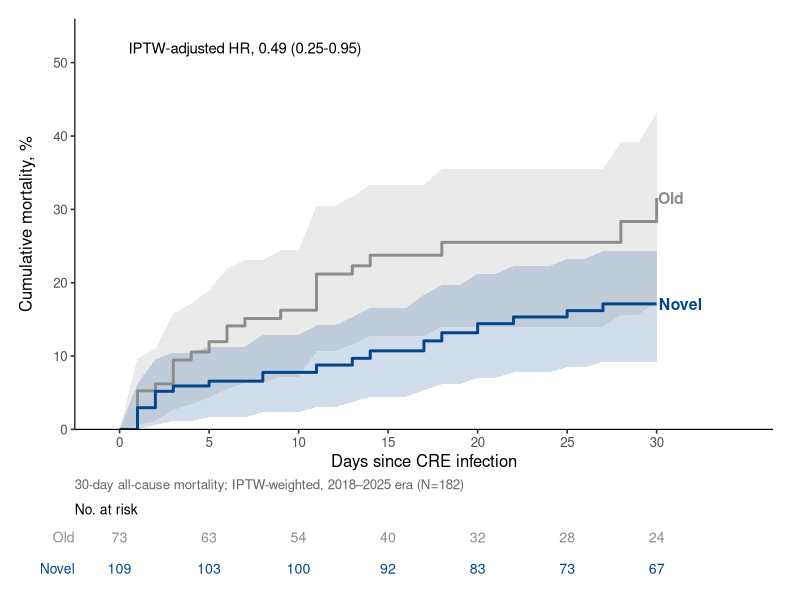
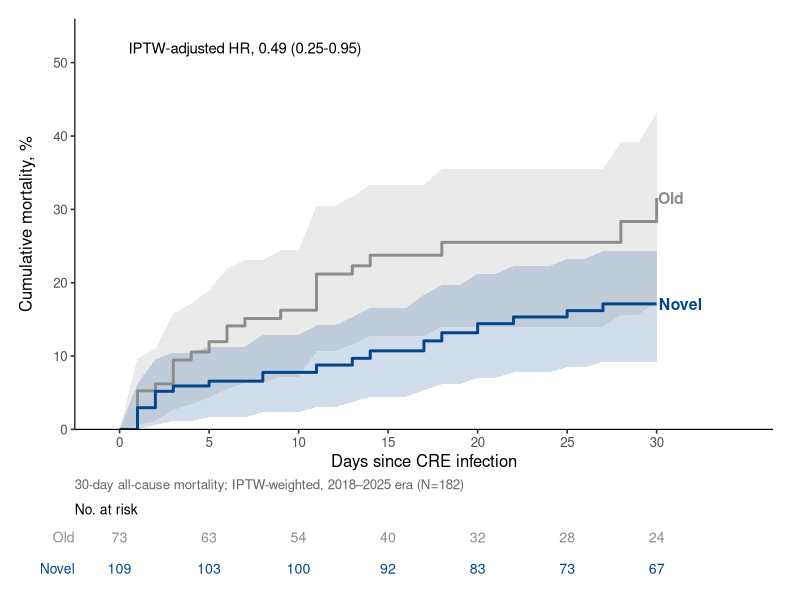
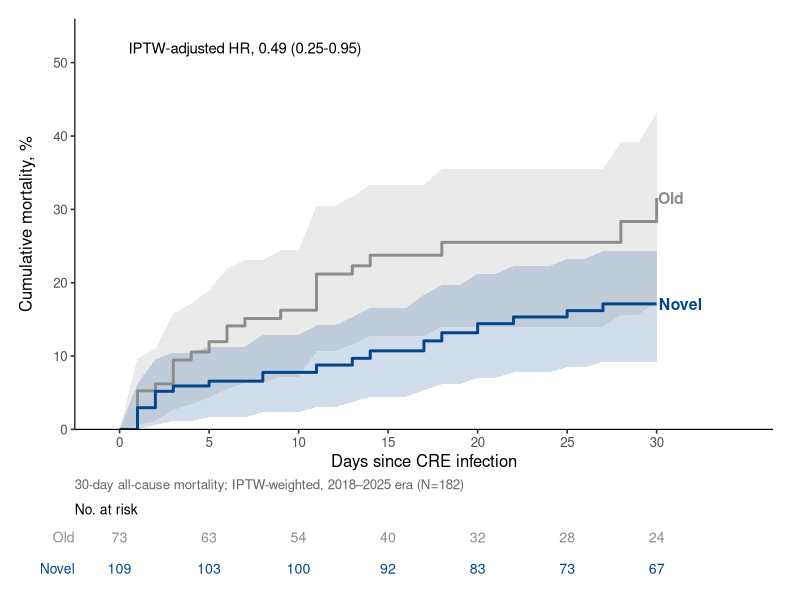
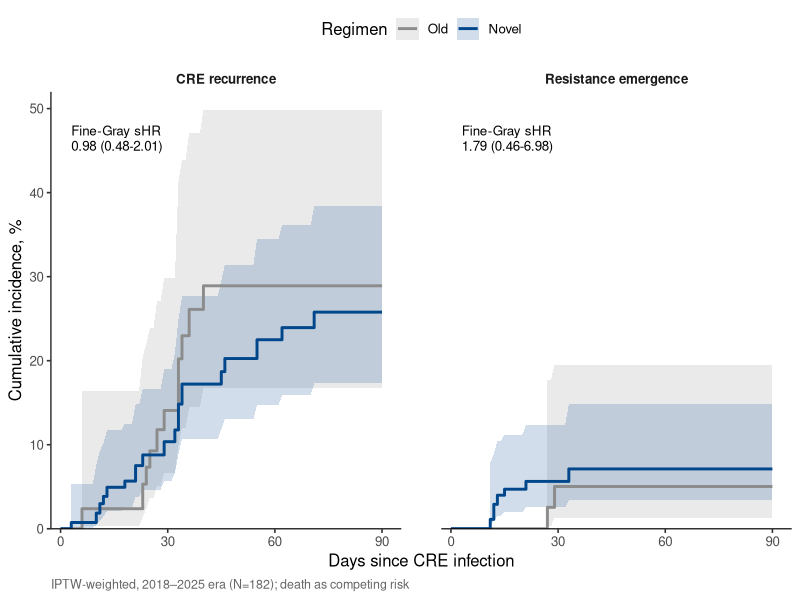
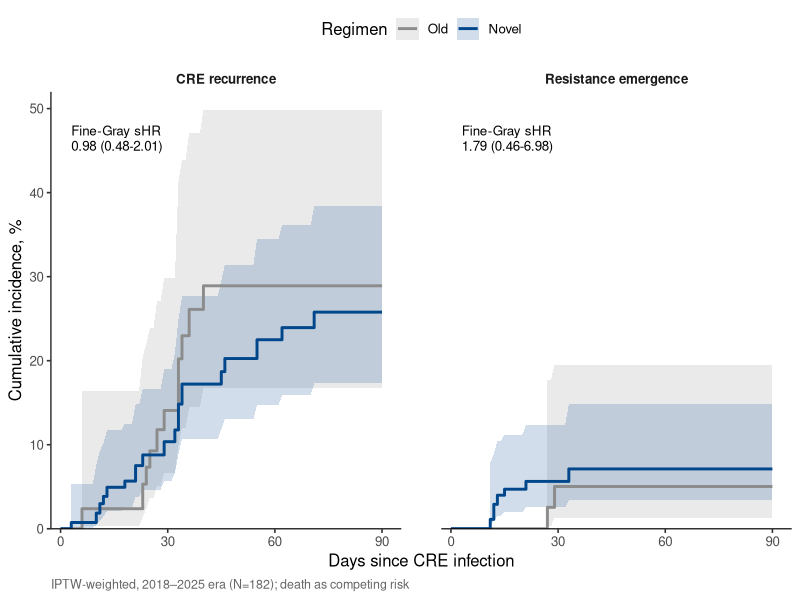
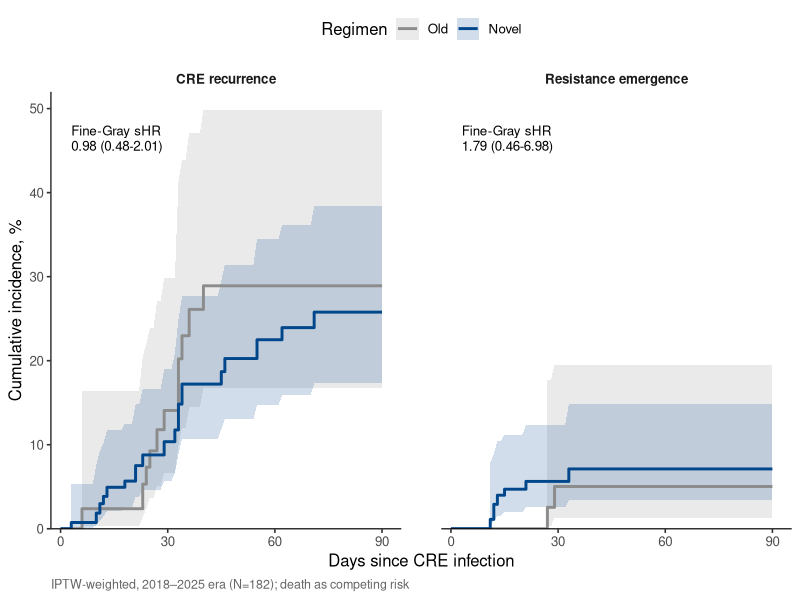
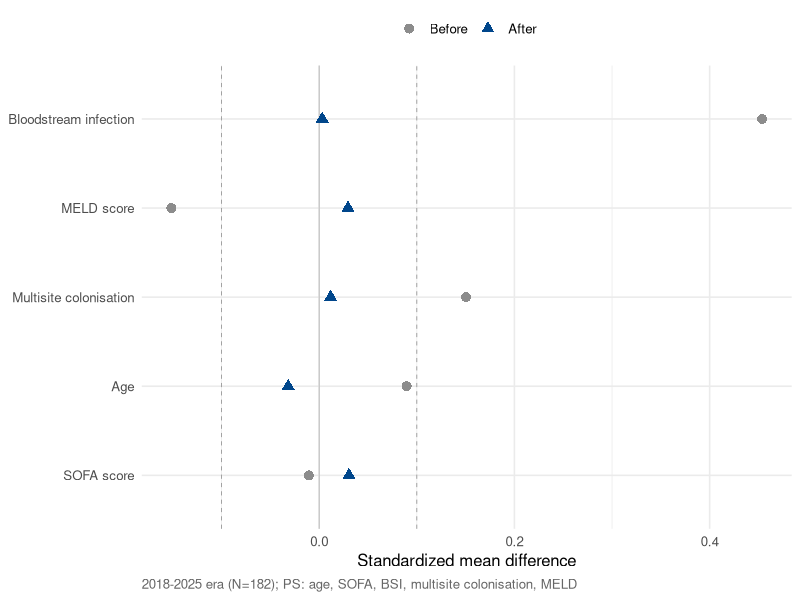
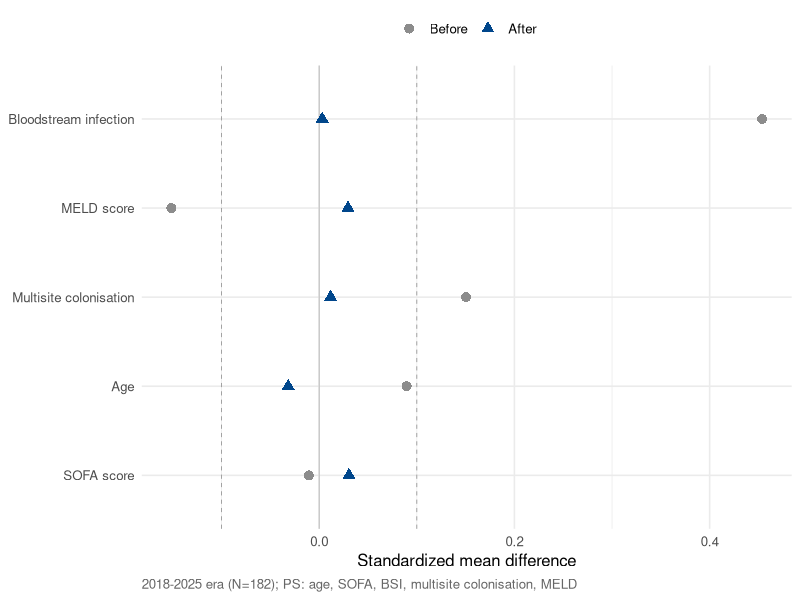

Write the R code that produced these figures, in order.
## CRECOOLT — Novel vs. older regimens for CRE infection in liver transplant recipients
## Consolidated, reproducible analysis (2018-2024 cohort). Run:  source("analysis.R")
## Data:    CRECOOLT_onlyinfections.sav (N=405); analyses restricted to the 2018-2025 era (N=182).
## Design:  PRIMARY  = 30-day all-cause mortality from CRE infection (IPTW-weighted Cox)
##          SECONDARY = 90-day CRE recurrence & resistance emergence (IPTW Fine-Gray, death competing)
##          PS covariates: age, SOFA, BSI, multisite colonization, MELD (stabilized ATE weights)
## Outputs: figure1_mortality_iptw.*, figure2_recurrence_resistance.*, figure_forest_30d.*,
##          loveplot_era.*  (each png/pdf/svg). See STATUS.md for narrative.

suppressPackageStartupMessages({ library(tidyverse); library(haven); library(survival); library(patchwork) })
jama  <- c(Old = "#8C8C8C", Novel = "#00468B")
save3 <- function(p, stem, w, h) for (e in c("png","pdf","svg"))
  ggsave(paste0(stem, ".", e), p, width = w, height = h, dpi = 300, bg = "white")
fmt <- function(m, term = "regimenNovel") { s <- summary(m)
  c <- s$conf.int[term, c("exp(coef)","lower .95","upper .95")]
  sprintf("%.2f (%.2f-%.2f), p=%.3f", c[1], c[2], c[3], s$coefficients[term, ncol(s$coefficients)]) }

## ---- 1. Build the 2018-2025 era analysis frame ----
new <- read_sav("CRECOOLT_onlyinfections.sav")
dat <- new |>
  filter(as.numeric(study_period) == 2) |>
  transmute(
    record_id,
    regimen = factor(if_else(as.numeric(new_drug) == 1, "Novel", "Old"), levels = c("Old","Novel")),
    novel = as.integer(as.numeric(new_drug) == 1),
    age = as.numeric(age), meld = as.numeric(meld_score), sofa = as.numeric(sofa),
    multisite = as.numeric(multisite_colonization), bsi = as.numeric(infection_source___1),
    kpc = as.numeric(mec_of_carbapenem_resi___1), combo = as.numeric(combination_treat),
    rec = as.numeric(cre_recurrence), res = as.numeric(resistance),
    t_rec = as.numeric(CREinf_to_relapse), t_res = as.numeric(CREinf_to_resistance),
    death = as.numeric(death), death30 = as.numeric(death_30d),
    inf = as.Date(cre_infection_date), dth = as.Date(death_date),
    dc = as.Date(discharge_date), cl = as.Date(clearence_date), en = as.Date(end_date)
  ) |>
  mutate(
    t_death = as.numeric(dth - inf),                       # date-derived competing/mortality time
    fu = pmax(as.numeric(dc-inf), as.numeric(cl-inf), as.numeric(en-inf), na.rm = TRUE),
    last_valid = if_else(is.finite(fu) & fu >= 0, fu, NA_real_)
  ) |>
  drop_na(age, sofa, bsi, multisite, meld)                 # complete cases on PS covariates

# time from infection to first regimen start (for immortal-time / delay sensitivity)
dat <- dat |>
  left_join(new |> transmute(record_id, t_treat = as.numeric(as.Date(start_date) - as.Date(cre_infection_date))),
            by = "record_id") |>
  mutate(t_treat0 = if_else(is.na(t_treat) | t_treat < 0, 0, t_treat))   # empiric/negative delays -> 0

## ---- 2. Propensity score & stabilized IPTW (ATE) ----
dat$ps <- predict(glm(novel ~ age + sofa + bsi + multisite + meld, binomial, dat), type = "response")
pT <- mean(dat$novel)
dat$iptw <- ifelse(dat$novel == 1, pT / dat$ps, (1 - pT) / (1 - dat$ps))

## ---- 3. Time/status builders ----
# 30-day mortality (primary)
dat <- dat |> mutate(
  mtime = case_when(death30 == 1 & !is.na(t_death) ~ pmin(t_death, 30), TRUE ~ pmin(coalesce(last_valid, 30), 30)),
  mtime = if_else(mtime <= 0, 0.5, mtime),
  mevent = if_else(death30 == 1 & (is.na(t_death) | t_death <= 30), 1L, 0L))
# competing-risks (time,status): 1=event, 2=death, 0=censored (secondary, 90-day)
make_cr <- function(d, flag, tvar) d |>
  mutate(status = case_when(.data[[flag]] == 1 ~ 1L, death == 1 ~ 2L, TRUE ~ 0L),
         time = case_when(.data[[flag]] == 1 ~ .data[[tvar]], death == 1 ~ t_death, TRUE ~ last_valid),
         time = if_else(time == 0, 0.5, time)) |>
  filter(!is.na(time), is.finite(time), time > 0)
d_rec <- make_cr(dat, "rec", "t_rec"); d_res <- make_cr(dat, "res", "t_res")

## ---- 4. Models ----
cox30 <- coxph(Surv(mtime, mevent) ~ regimen, dat, weights = iptw, robust = TRUE)   # primary
fg <- function(d, label) { d$ev <- factor(d$status, 0:2, c("censor", label, "death"))
  f <- finegray(Surv(time, ev) ~ ., data = d[,c("time","ev","regimen","iptw","record_id")], etype = label)
  coxph(Surv(fgstart, fgstop, fgstatus) ~ regimen + cluster(record_id), weights = f$fgwt*f$iptw, data = f, robust = TRUE) }
sh_rec <- fg(d_rec, "recurrence"); sh_res <- fg(d_res, "resistance")

cat("\n=============== KEY RESULTS (2018-2025 era, N =", nrow(dat), ") ===============\n")
cat("30-day deaths:", sum(dat$mevent), "| crude old",
    scales::percent(mean(dat$death30[dat$regimen=="Old"]),.1), "vs novel",
    scales::percent(mean(dat$death30[dat$regimen=="Novel"]),.1), "\n")
cat("PRIMARY  30-day mortality, IPTW Cox HR:  ", fmt(cox30), "\n")
cat("SECONDARY recurrence,  IPTW Fine-Gray sHR:", fmt(sh_rec), "\n")
cat("SECONDARY resistance,  IPTW Fine-Gray sHR:", fmt(sh_res), "\n")
cat("========================================================================\n\n")

## ---- 5. Figure 1: 30-day cumulative mortality ----
sf <- survfit(Surv(mtime, mevent) ~ regimen, data = dat, weights = iptw, robust = TRUE)
s <- summary(sf, times = 0:30, extend = TRUE)
cm <- tibble(time = s$time, ci = 1 - s$surv, lower = 1 - s$upper, upper = 1 - s$lower,
             regimen = factor(sub("regimen=", "", as.character(s$strata)), levels = c("Old","Novel")))
lab <- cm |> group_by(regimen) |> filter(time == max(time)) |> ungroup()
tms <- c(0,5,10,15,20,25,30); xexp <- expansion(add = c(2.5,1.5))
risk <- expand_grid(regimen = c("Old","Novel"), t = tms) |>
  mutate(n = map2_int(regimen, t, ~ sum(dat$regimen == .x & dat$mtime >= .y)), regimen = factor(regimen, levels = c("Old","Novel")))
mA <- ggplot(cm, aes(time, ci, color = regimen, fill = regimen)) +
  geom_ribbon(aes(ymin = lower, ymax = upper), alpha = .18, colour = NA) + geom_step(linewidth = 1) +
  geom_text(data = lab, aes(label = regimen), hjust = -.05, size = 4, fontface = "bold") +
  annotate("text", x = .5, y = .52, hjust = 0, size = 3.8, label = paste0("IPTW-adjusted HR, ", sub(", p.*","",fmt(cox30)))) +
  scale_color_manual(values = jama) + scale_fill_manual(values = jama) +
  scale_y_continuous("Cumulative mortality, %", labels = \(x) x*100, limits = c(0,.56), expand = c(0,0)) +
  scale_x_continuous("Days since CRE infection", breaks = tms, limits = c(0,35), expand = xexp) +
  labs(caption = "30-day all-cause mortality; IPTW-weighted, 2018\u20132025 era (N=182)") +
  theme_classic(base_size = 12) +
  theme(legend.position = "none", axis.line = element_line(linewidth = .4),
        plot.caption = element_text(hjust = 0, color = "grey40"), plot.margin = margin(8,14,2,8))
mR <- ggplot(risk, aes(t, regimen, label = n, color = regimen)) + geom_text(size = 3.6) +
  scale_color_manual(values = jama) + scale_x_continuous(limits = c(0,35), breaks = tms, expand = xexp) +
  scale_y_discrete(limits = c("Novel","Old")) + labs(title = "No. at risk") + theme_void(base_size = 12) +
  theme(legend.position = "none", plot.title = element_text(size = 10, hjust = 0),
        axis.text.y = element_text(color = jama[c("Novel","Old")], hjust = 1, size = 10), plot.margin = margin(0,14,4,8))
save3(mA / mR + plot_layout(heights = c(6,1)), "figure1_mortality_iptw", 7, 5.2)

## ---- 6. Figure 2: recurrence & resistance (90-day, competing risks) ----
wcif <- function(d, label, nice) { d$ev <- factor(d$status, 0:2, c("censor", label, "death"))
  sf <- survfit(Surv(time, ev) ~ regimen, data = d, weights = iptw); k <- which(sf$states == label)
  s <- summary(sf, times = 0:90, extend = TRUE)
  tibble(time = s$time, est = s$pstate[,k], lower = s$lower[,k], upper = s$upper[,k],
         regimen = sub("regimen=", "", as.character(s$strata)), endpoint = nice) }
band <- bind_rows(wcif(d_rec,"recurrence","CRE recurrence"), wcif(d_res,"resistance","Resistance emergence")) |>
  mutate(regimen = factor(regimen, levels = c("Old","Novel")))
ann <- tibble(endpoint = c("CRE recurrence","Resistance emergence"),
              lab = c(paste0("Fine-Gray sHR\n", sub(", p.*","",fmt(sh_rec))),
                      paste0("Fine-Gray sHR\n", sub(", p.*","",fmt(sh_res)))))
p2 <- ggplot(band, aes(time, est, color = regimen, fill = regimen)) +
  geom_ribbon(aes(ymin = lower, ymax = upper), alpha = .18, colour = NA) + geom_step(linewidth = 1) +
  geom_text(data = ann, aes(x = 3, y = .48, label = lab), inherit.aes = FALSE, hjust = 0, vjust = 1, size = 3.4, lineheight = .95) +
  facet_wrap(~ endpoint) + scale_color_manual("Regimen", values = jama) + scale_fill_manual("Regimen", values = jama) +
  scale_y_continuous("Cumulative incidence, %", labels = \(x) x*100, limits = c(0,.52), expand = c(0,0)) +
  scale_x_continuous("Days since CRE infection", breaks = c(0,30,60,90), limits = c(0,90), expand = expansion(mult = c(.03,.06))) +
  labs(caption = "IPTW-weighted, 2018\u20132025 era (N=182); death as competing risk") +
  theme_classic(base_size = 12) +
  theme(legend.position = "top", axis.line = element_line(linewidth = .4), panel.spacing.x = unit(2, "lines"),
        strip.background = element_blank(), strip.text = element_text(face = "bold"),
        plot.caption = element_text(hjust = 0, color = "grey40", size = 9))
save3(p2, "figure2_recurrence_resistance", 8.7, 4.4)

## ---- 7. Love plot: 5-covariate PS balance ----
smd <- function(x, g, w = rep(1, length(x))) { m1<-weighted.mean(x[g==1],w[g==1]); m0<-weighted.mean(x[g==0],w[g==0])
  v1<-weighted.mean((x[g==1]-m1)^2,w[g==1]); v0<-weighted.mean((x[g==0]-m0)^2,w[g==0]); (m1-m0)/sqrt((v1+v0)/2) }
cv <- c(age="Age", sofa="SOFA score", bsi="Bloodstream infection", multisite="Multisite colonisation", meld="MELD score")
lp <- tibble(Covariate = cv, Before = map_dbl(names(cv), ~smd(dat[[.x]], dat$novel)),
             After = map_dbl(names(cv), ~smd(dat[[.x]], dat$novel, dat$iptw))) |>
  pivot_longer(c(Before,After), names_to="phase", values_to="smd") |>
  mutate(Covariate = fct_reorder(Covariate, abs(smd)*(phase=="Before")), phase = factor(phase, levels=c("Before","After"))) |>
  ggplot(aes(smd, Covariate, color = phase, shape = phase)) +
  geom_vline(xintercept = 0, color = "grey70", linewidth = .3) +
  geom_vline(xintercept = c(-.1,.1), linetype = "dashed", color = "grey60", linewidth = .3) + geom_point(size = 3) +
  scale_color_manual(NULL, values = c(Before="#8C8C8C", After="#00468B")) +
  scale_shape_manual(NULL, values = c(Before=16, After=17)) +
  labs(x = "Standardized mean difference", y = NULL, caption = "2018-2025 era (N=182); PS: age, SOFA, BSI, multisite colonisation, MELD") +
  theme_minimal(base_size = 12) + theme(legend.position = "top", plot.caption = element_text(hjust = 0, color = "grey40"))
save3(lp, "loveplot_era", 7, 3.6)

## ---- 8. Forest: 30-day mortality subgroups ----
fit_s <- function(d) { m <- tryCatch(coxph(Surv(mtime,mevent)~regimen, d, weights=iptw, robust=TRUE), error=\(e) NULL)
  if (is.null(m)) return(c(NA,NA,NA)); summary(m)$conf.int["regimenNovel", c("exp(coef)","lower .95","upper .95")] }
pint <- function(v) { m <- tryCatch(coxph(as.formula(paste0("Surv(mtime,mevent)~regimen*",v)), dat, weights=iptw, robust=TRUE), error=\(e) NULL)
  if (is.null(m)) return(NA_real_); unname(tail(summary(m)$coefficients[,"Pr(>|z|)"],1)) }
subs <- tribble(~group,~label,~flt,"Overall","Overall",quote(rep(TRUE,nrow(dat))),
  "KPC status","KPC",quote(kpc==1),"KPC status","Non-KPC",quote(kpc==0),
  "Infection source","BSI",quote(bsi==1),"Infection source","Non-BSI",quote(bsi==0),
  "SOFA score","SOFA \u22647",quote(sofa<=7),"SOFA score","SOFA >7",quote(sofa>7),
  "Therapy type","Combination",quote(combo==1),"Therapy type","Monotherapy",quote(combo==0))
fe <- subs |> mutate(r = map(flt, \(e){ d <- dat[eval(e, dat),]; c(n=nrow(d), fit_s(d)) }),
  n = map_dbl(r,1), hr = map_dbl(r,2), lo = map_dbl(r,3), hi = map_dbl(r,4)) |> select(group,label,n,hr,lo,hi)
pv <- c("KPC status"=pint("kpc"),"Infection source"=pint("bsi"),"SOFA score"=pint("I(sofa>7)"),"Therapy type"=pint("combo"))
dr <- tribble(~row,~type,"Overall","est","","sp","KPC status","hdr","KPC","est","Non-KPC","est","","sp",
  "Infection source","hdr","BSI","est","Non-BSI","est","","sp","SOFA score","hdr","SOFA \u22647","est","SOFA >7","est",
  "","sp","Therapy type","hdr","Combination","est","Monotherapy","est") |>
  mutate(y = n() - row_number() + 1) |> left_join(select(fe, row=label, hr, lo, hi, n), by="row") |>
  mutate(pint = setNames(unname(pv), c("KPC status","Infection source","SOFA score","Therapy type"))[row],
         lab = case_when(type=="hdr"~row, row=="Overall"~row, type=="est"~paste0("   ",row), TRUE~row),
         hrt = if_else(type=="est" & !is.na(hr), sprintf("%.2f (%.2f-%.2f)",hr,lo,hi), NA),
         nt = if_else(type=="est", as.character(n), NA), pt = if_else(!is.na(pint), sprintf("%.2f",pint), NA))
tp <- max(dr$y) + 1.3
pt_p <- ggplot(dr, aes(y=y)) +
  geom_text(aes(x=0,label=lab,fontface=ifelse(type=="hdr","bold","plain")),hjust=0,size=3.3,na.rm=TRUE) +
  geom_text(aes(x=4.0,label=nt),hjust=1,size=3.1,na.rm=TRUE) + geom_text(aes(x=8.6,label=hrt),hjust=1,size=3.1,na.rm=TRUE) +
  geom_text(aes(x=9.9,label=pt),hjust=1,size=3.0,fontface="italic",color="grey35",na.rm=TRUE) +
  annotate("text",x=0,y=tp,label="Subgroup",hjust=0,fontface="bold",size=3.2) +
  annotate("text",x=4.0,y=tp,label="No.",hjust=1,fontface="bold",size=3.1) +
  annotate("text",x=8.6,y=tp,label="HR (95% CI)",hjust=1,fontface="bold",size=3.1) +
  annotate("text",x=9.9,y=tp,label="P-int",hjust=1,fontface="bold",size=3.0) +
  scale_x_continuous(limits=c(0,10.1)) + scale_y_continuous(limits=c(.5,tp+.5)) + theme_void()
pf <- ggplot(filter(dr,type=="est"), aes(hr,y)) +
  geom_vline(xintercept=1,linetype="dashed",color="grey60",linewidth=.3) +
  geom_errorbar(aes(xmin=lo,xmax=hi),width=0,color="#00468B",linewidth=.6,orientation="y") +
  geom_point(color="#00468B",size=2.3,shape=15) +
  annotate("text",x=.28,y=tp,label="Favors novel",size=2.7,color="grey40") +
  annotate("text",x=3,y=tp,label="Favors old",size=2.7,color="grey40") +
  scale_x_log10("Hazard ratio (95% CI)",breaks=c(.25,.5,1,2),limits=c(.12,5)) +
  scale_y_continuous(limits=c(.5,tp+.5)) + theme_classic(base_size=11) +
  theme(axis.text.y=element_blank(),axis.ticks.y=element_blank(),axis.title.y=element_blank(),axis.line.y=element_blank())
save3((pt_p | pf) + plot_layout(widths=c(2.1,1)) +
        plot_annotation(caption="30-day mortality, IPTW-weighted, 2018-2025 era (N=182)",
                        theme=theme(plot.caption=element_text(hjust=0,color="grey40",size=9))),
      "figure_forest_30d", 10, 4.6)
## ---- 9. Time-to-treatment / immortal-time sensitivity ----
gethr <- function(m) summary(m)$conf.int["regimenNovel", c("exp(coef)","lower .95","upper .95")]
lm_keep <- function(d) filter(d, death == 0 | is.na(t_treat) | t_death >= t_treat)   # alive at treatment start
fg_s <- function(d, label, rhs = "regimen") {
  d$ev <- factor(d$status, 0:2, c("censor", label, "death"))
  vars <- unique(c("time","ev","iptw","record_id", all.vars(as.formula(paste("~", rhs)))))
  f <- finegray(Surv(time, ev) ~ ., data = d[, vars], etype = label)
  coxph(as.formula(paste0("Surv(fgstart,fgstop,fgstatus)~", rhs, "+cluster(record_id)")),
        weights = f$fgwt * f$iptw, data = f, robust = TRUE) }

cat("\n--- Immortal-time check: deaths before treatment start:",
    sum(dat$mevent == 1 & !is.na(dat$t_treat) & dat$t_death < dat$t_treat, na.rm = TRUE), "of", sum(dat$mevent), "---\n")

sens <- tibble::tribble(
  ~endpoint, ~analysis, ~m,
  "30-day mortality","Primary (IPTW)", cox30,
  "30-day mortality","+ time-to-treatment", coxph(Surv(mtime,mevent)~regimen+t_treat0, dat, weights=iptw, robust=TRUE),
  "30-day mortality","Landmark (alive at Tx)", coxph(Surv(mtime,mevent)~regimen, filter(dat, mevent==0 | is.na(t_treat) | t_death>=t_treat), weights=iptw, robust=TRUE),
  "Recurrence (90d)","Primary (IPTW)", sh_rec,
  "Recurrence (90d)","+ time-to-treatment", fg_s(d_rec,"recurrence","regimen+t_treat0"),
  "Recurrence (90d)","Landmark (alive at Tx)", fg_s(lm_keep(d_rec),"recurrence"),
  "Resistance (90d)","Primary (IPTW)", sh_res,
  "Resistance (90d)","+ time-to-treatment", fg_s(d_res,"resistance","regimen+t_treat0"),
  "Resistance (90d)","Landmark (alive at Tx)", fg_s(lm_keep(d_res),"resistance")) |>
  mutate(e = map(m, gethr), hr = map_dbl(e,1), lo = map_dbl(e,2), hi = map_dbl(e,3)) |>
  select(endpoint, analysis, hr, lo, hi)
cat("\n--- Time-to-treatment sensitivity ---\n")
print(sens |> mutate(txt = sprintf("%.2f (%.2f-%.2f)", hr, lo, hi)) |> select(endpoint, analysis, txt), n = Inf)

## ---- 10. Sensitivity figures ----
ttfig <- ggplot(dat, aes(regimen, t_treat, color = regimen, fill = regimen)) +
  geom_boxplot(width = .5, alpha = .2, outlier.shape = NA) +
  geom_jitter(width = .12, height = .2, size = 1, alpha = .5) +
  geom_hline(yintercept = 0, linetype = "dashed", color = "grey60", linewidth = .3) +
  scale_color_manual(values = jama) + scale_fill_manual(values = jama) +
  coord_cartesian(ylim = c(-5, 25)) +
  labs(x = NULL, y = "Days from CRE infection to regimen start",
       caption = "Dashed line = infection (culture) date; negative = empiric therapy started earlier") +
  theme_classic(base_size = 12) +
  theme(legend.position = "none", axis.line = element_line(linewidth = .4),
        plot.caption = element_text(hjust = 0, color = "grey40", size = 9))
save3(ttfig, "figure_time_to_treatment", 5.5, 4)

sensf <- sens |>
  mutate(analysis = factor(analysis, levels = c("Landmark (alive at Tx)","+ time-to-treatment","Primary (IPTW)")),
         endpoint = factor(endpoint, levels = c("30-day mortality","Recurrence (90d)","Resistance (90d)")))
sfig <- ggplot(sensf, aes(hr, analysis)) +
  geom_vline(xintercept = 1, linetype = "dashed", color = "grey60", linewidth = .3) +
  geom_errorbarh(aes(xmin = lo, xmax = hi), height = .18, color = "#00468B", linewidth = .6) +
  geom_point(color = "#00468B", size = 2.4, shape = 15) +
  geom_text(aes(label = sprintf("%.2f (%.2f-%.2f)", hr, lo, hi)), vjust = -.9, size = 2.9, color = "grey20") +
  facet_wrap(~ endpoint, ncol = 1, scales = "free_y") +
  scale_x_log10("HR (mortality) / subdistribution HR (recurrence, resistance), 95% CI", breaks = c(.25,.5,1,2,4), limits = c(.2,9)) +
  labs(y = NULL) + theme_bw(base_size = 11) +
  theme(strip.background = element_rect(fill = "grey95", color = NA), strip.text = element_text(face = "bold"),
        panel.grid.minor = element_blank())
save3(sfig, "figure_sensitivity", 8, 5)

cat("All figures written (png/pdf/svg).\n")
